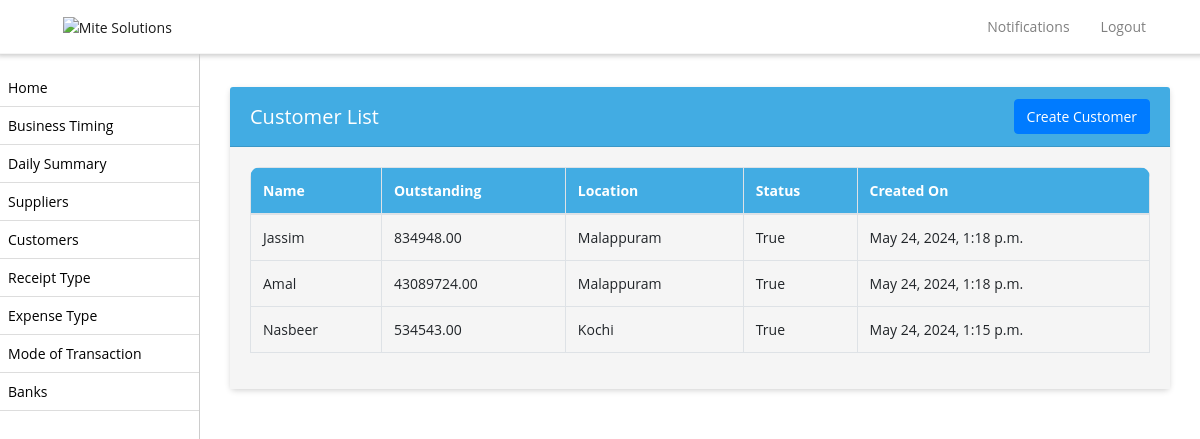
Screenshot of /customer-list/ (signed in) with the database file from the repository.
### biztrackapp/models.py (models this page shows, shortened)
class Customer(models.Model):
    name = models.CharField(max_length=255)
    business_profile = models.CharField(max_length=255, null=True)
    outstanding = models.DecimalField(max_digits=10, decimal_places=2)
    location = models.CharField(max_length=255)
    status = models.BooleanField(default=True)  # BooleanField to represent True or False
    created_on = models.DateTimeField(auto_now_add=True, null=True)

### biztrackapp/views.py (the view)
# urls.py: path('customer-list/', customer_list, name='customer_list'),
def customer_list(request):
    try:
        shop_admin = ShopAdmin.objects.get(user=request.user)
        shop = shop_admin.shop
        business = BusinessProfile.objects.get(license_number=shop.license_number)
    except ShopAdmin.DoesNotExist:
        return redirect('login')
    except BusinessProfile.DoesNotExist:
        business = None
    customers = Customer.objects.filter(business_profile=business.id).order_by('-created_on')
    return render(request, 'customer-list.html', {'customers': customers})

### biztrackapp/templates/customer-list.html (shortened to what this page needs)
{% extends 'base.html' %}
{% block content %}
<div class="container mt-3">
    <div class="card">
        <div class="card-header d-flex justify-content-between align-items-center">
            <h5 class="mb-0">Customer List</h5>
            <a href="{% url 'create_customer' %}" class="btn btn-primary float-right">Create Customer</a>
        </div>
        <div class="card-body">
            <div class="table-responsive">
                <table  class="table table-bordered table-striped nowrap"  style="width: 100%;">
                <thead>
                    <tr>
                        <th>Name</th>
                        <th>Outstanding</th>
                        <th>Location</th>
                        <th>Status</th>
                        <th>Created On</th>
                    </tr>
                </thead>
                <tbody>
                    {% for customer in customers %}
                    <tr>
                        <td>{{ customer.name }}</td>
                        <td>{{ customer.outstanding }}</td>
                        <td>{{ customer.location }}</td>
                        <td>{{ customer.status }}</td>
                        <td>{{ customer.created_on }}</td>
                    </tr>
                    {% endfor %}
                </tbody>
            </table>
            </div>
        </div>
    </div>
</div>
{% endblock %}

### biztrackapp/templates/base.html (style rules this page uses)
body, p, h1, h2, h3, h4, h5, h6, a, li, label, input, div, span, small { font-family: "Open Sans", sans-serif !important; }
body, p, a, li, li>a { font-size:14px !important; }
body { padding-top: 56px; background-color: #ffffff !important; }
table thead { border-radius: 5px !important; }
table thead th { vertical-align: bottom; border-bottom: 2px solid #dee2e6; background-color: #42ace3 !important; color: #fff !important; }
tbody { border-bottom: 0px !important; background-color: #f5f5f5 !important; }
tbody>tr>td { background-color: #f5f5f5 !important; }
table { border:1px !important; }
div>.table-responsive, table, table>thead { border-radius: 10px !important; }
.card { border:0px !important; margin-top:15px; margin-bottom:15px; box-shadow: 0px 2px 6px -1px #ccc; }
.card-body { background-color: #f5f5f5 !important; }
.card-header { background-color: #42ace3 !important; color:#fff !important; }
.card-header>a, .card-header>h5 { color:#fff !important; }
a { text-decoration: none !important; }
.btn-primary { --bs-btn-color: #fff; --bs-btn-bg: #184b7c; --bs-btn-border-color: #184b7c; --bs-btn-hover-color: #000; --bs-btn-hover-bg: #1d5c96; --bs-btn-hover-border-color: #184b7c; --bs-btn-focus-shadow-rgb: 0, 155, 132; --bs-btn-active-color: #000; --bs-btn-active-bg: #33c5af; --bs-btn-active-border-color: #184b7c; --bs-btn-active-shadow: inset 0 3px 5px rgba(0, 0, 0, 0.125); --bs-btn-disabled-color: #000; --bs-btn-disabled-bg: #184b7c; --bs-btn-disabled-border-color: #184b7c; }

### rows the page displays
Customer: name "Jassim", outstanding "834948.00", location "Malappuram", status "True", created_on "May 24, 2024, 1:18 p.m."
Customer: name "Amal", outstanding "43089724.00", location "Malappuram", status "True", created_on "May 24, 2024, 1:18 p.m."
Customer: name "Nasbeer", outstanding "534543.00", location "Kochi", status "True", created_on "May 24, 2024, 1:15 p.m."
